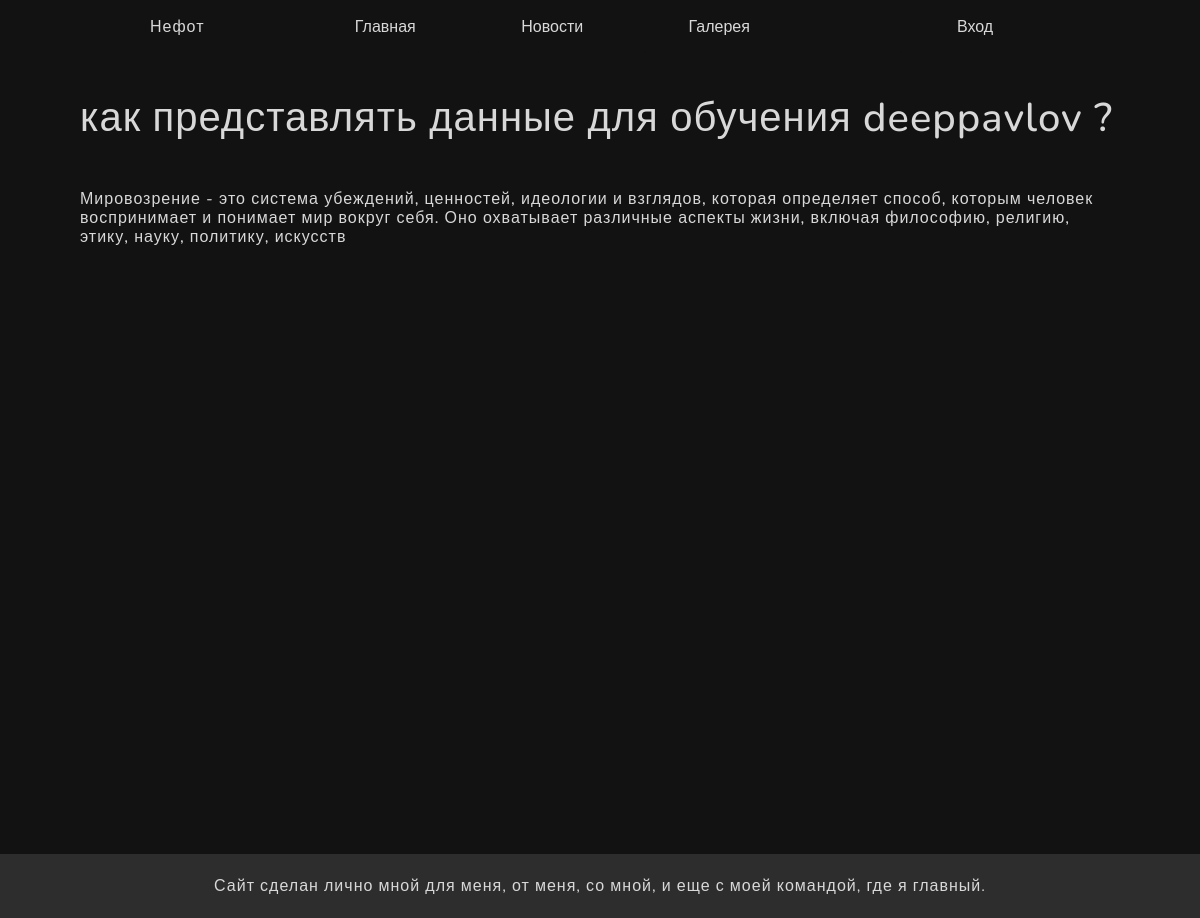
/blog/3/, run on an earlier commit of the app's database.
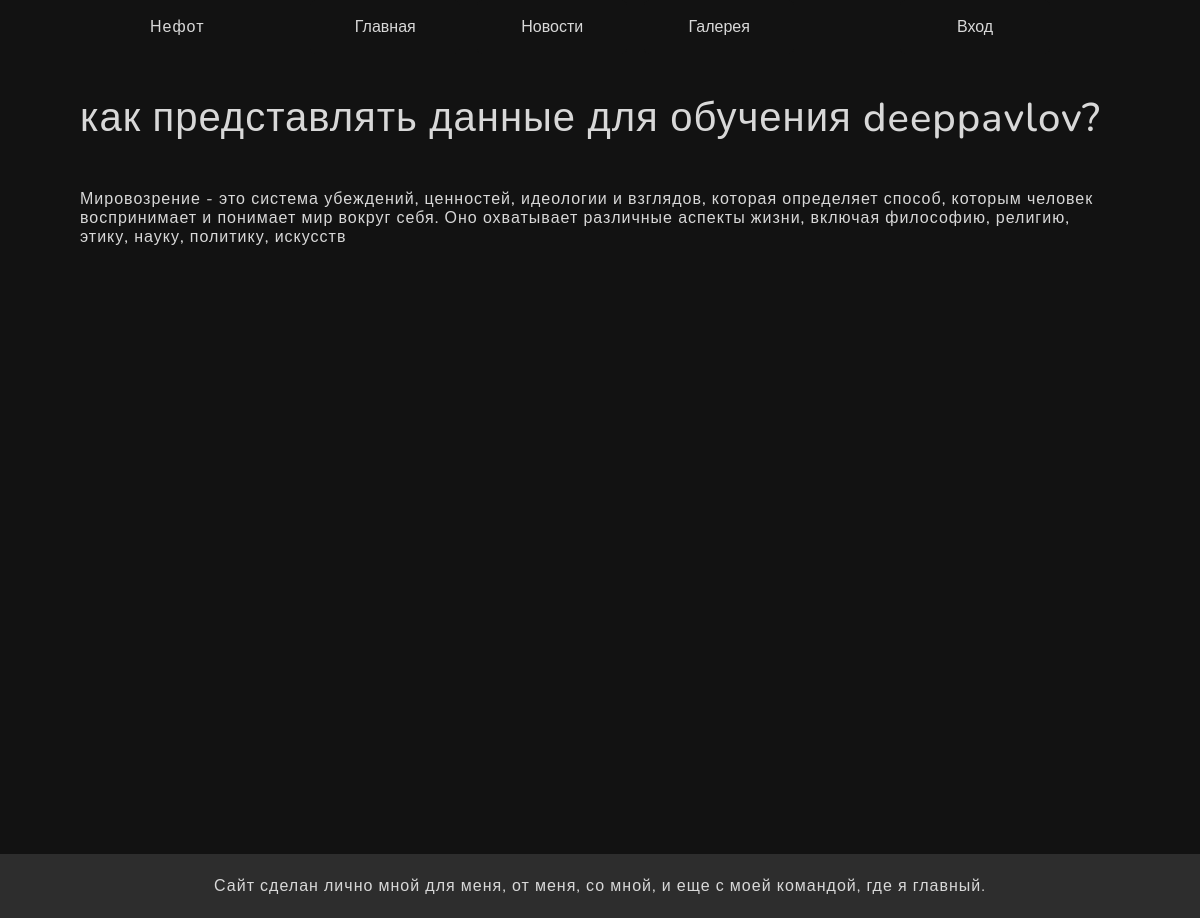
And on a later commit of the database.
### blog/models.py (models this page shows, shortened)
class Blog(models.Model):
    title = models.CharField(max_length=100, verbose_name="Название статьи")
    subtitle = models.CharField(max_length=2550000, verbose_name="Текст статьи")
    time = models.DateTimeField(auto_now=False, default=timezone.now, verbose_name="дата")
    class Meta:
        verbose_name = "Блоги"
        verbose_name_plural = "Блоги"

### blog/views.py (the view)
# urls.py: path('<int:blog_id>/', views.detail, name='detail'),
def detail(request, blog_id):
    blog = get_object_or_404(Blog, pk=blog_id)
    return render(request, 'blog/detail.html', {'blog': blog})

### blog/templates/blog/detail.html (shortened to what this page needs)
{% extends 'blog/base.html' %} {% load static %} {% block content %}
    <section>
        <div class="ballisto all">
        <div class="blog-content">
            <h1>{{ blog.title }}</h1>
            <br>
            <br>
            <h6>{{ blog.subtitle | safe }}</h6>
        </div>
    </div>
    </section>
{% endblock %}

What changed in the data, as far as the page shows it:
changed Blog: title "как представлять данные для обучения deeppavlov ?" → "как представлять данные для обучения deeppavlov?"
